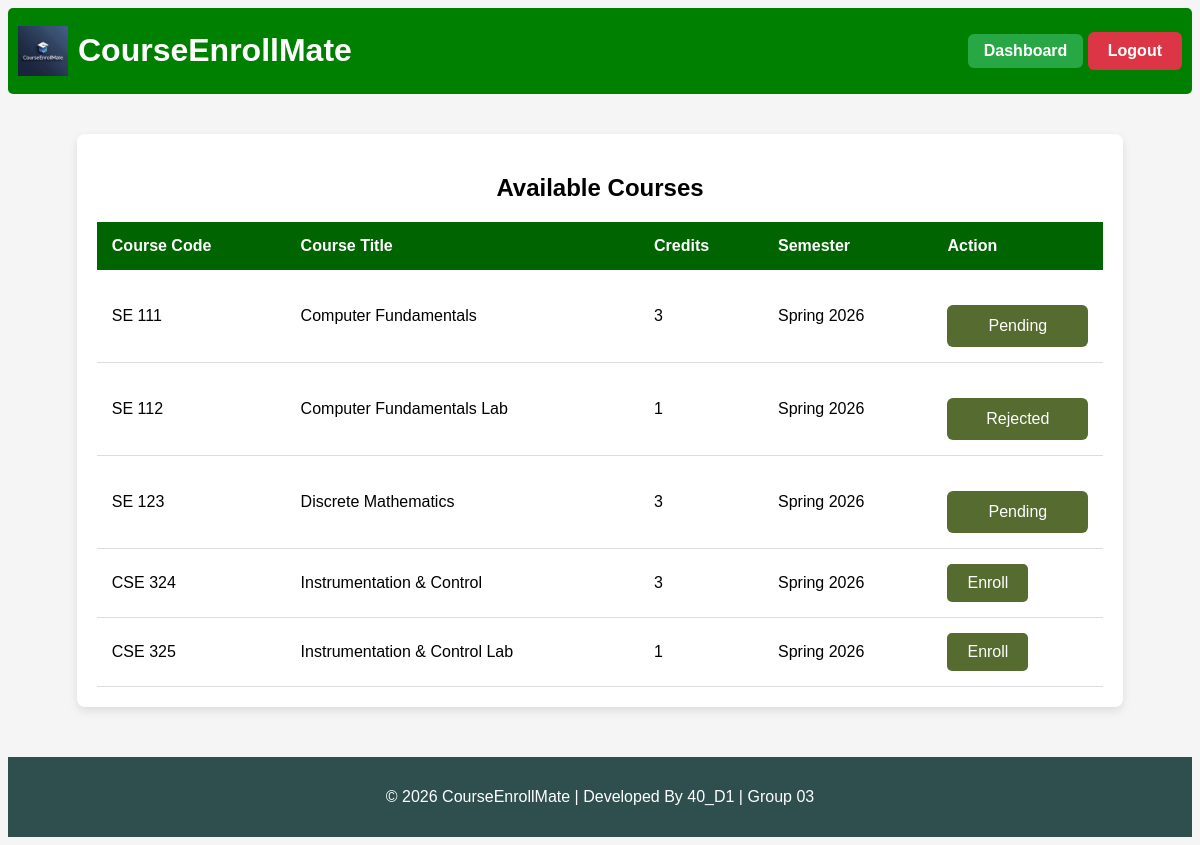
The page /enroll_courses (signed in) on the database as committed earlier.
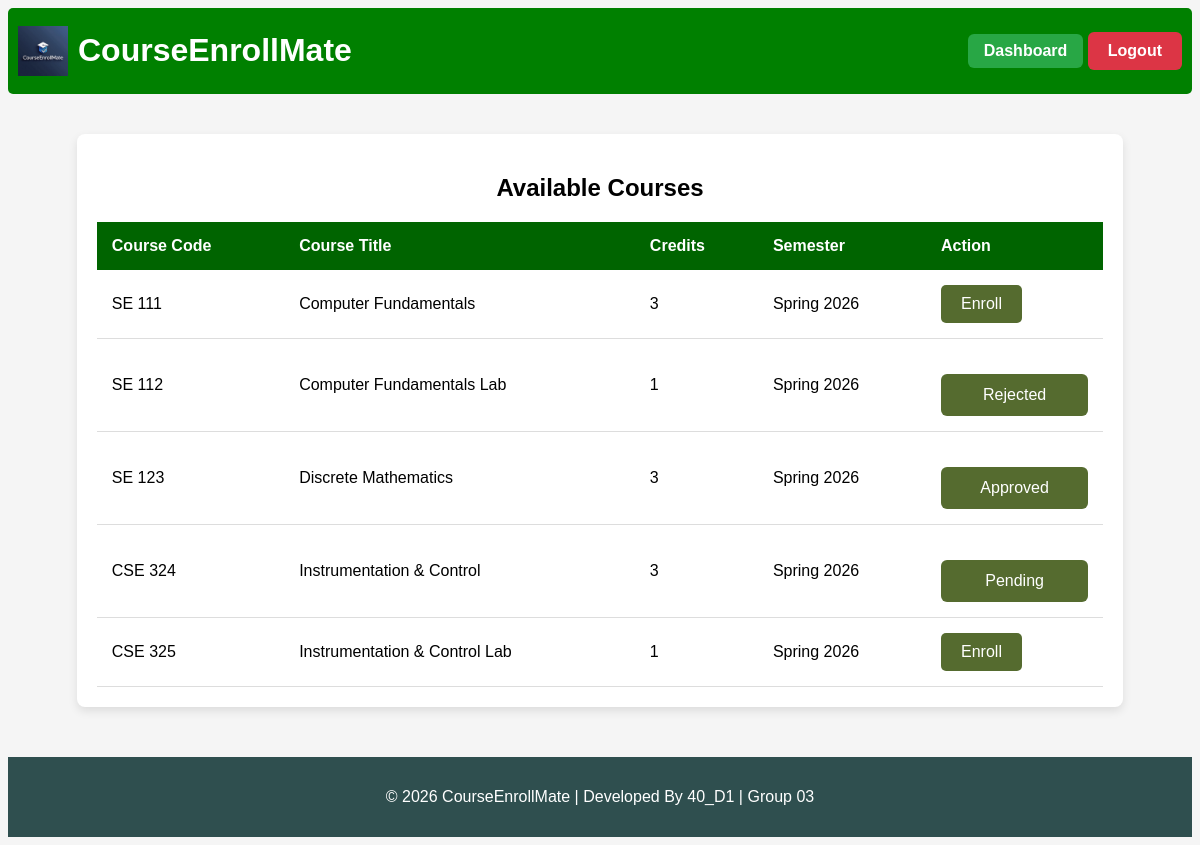
The same page on the database as committed later.
### tables this page shows
CREATE TABLE enrollment_requests (
    id INTEGER PRIMARY KEY AUTOINCREMENT,
    student_id INTEGER NOT NULL,
    offering_id INTEGER NOT NULL,
    request_date TIMESTAMP DEFAULT CURRENT_TIMESTAMP,
    status TEXT CHECK(status IN ('pending','approved','rejected')) DEFAULT 'pending', rejection_reason TEXT,
    FOREIGN KEY (student_id) REFERENCES users(id),
    FOREIGN KEY (offering_id) REFERENCES course_offerings(id)
);

CREATE TABLE courses (
    id INTEGER PRIMARY KEY AUTOINCREMENT,
    course_code TEXT UNIQUE NOT NULL,
    course_title TEXT NOT NULL,
    course_description TEXT,
    credit_hours INTEGER NOT NULL,
    created_at TIMESTAMP DEFAULT CURRENT_TIMESTAMP
);

CREATE TABLE semesters (
    id INTEGER PRIMARY KEY AUTOINCREMENT,
    semester_name TEXT NOT NULL,
    start_date TEXT,
    end_date TEXT,
    status TEXT CHECK(status IN ('active','inactive')) DEFAULT 'inactive'
);

### app.py (the view)
@app.route("/enroll_courses")
@login_required
@role_required("student")
def enroll_courses():
    student_id = session["user_id"]
    conn = get_db_connection()
    courses = conn.execute("""
        SELECT
            co.id AS offering_id,
            co.semester_id,
            c.course_code,
            c.course_title,
            c.credit_hours,
            s.semester_name,
            er.status AS enrollment_status
        FROM course_offerings co
        JOIN courses c ON co.course_id = c.id
        JOIN semesters s ON co.semester_id = s.id
        LEFT JOIN enrollment_requests er
            ON er.offering_id = co.id AND er.student_id = ?
        WHERE s.status = 'active'
    """, (student_id,)).fetchall()
    course_list = []
    for c in courses:
        deadline = conn.execute("""
            SELECT deadline_date
            FROM enrollment_deadline
            WHERE semester_id = ?
        """, (c["semester_id"],)).fetchone()
        if deadline and date.today() > date.fromisoformat(deadline["deadline_date"]):
            deadline_passed = True
        else:
            deadline_passed = False
        course_list.append({
            "offering_id": c["offering_id"],
            "course_code": c["course_code"],
            "course_title": c["course_title"],
            "credit_hours": c["credit_hours"],
            "semester_name": c["semester_name"],
            "enrollment_status": c["enrollment_status"],
            "deadline_passed": deadline_passed
        })
    conn.close()
    return render_template("enroll_courses.html", courses=course_list)

### app.py (called while the page is built)
def get_db_connection():
    conn = sqlite3.connect("courseenrollmate.db")
    conn.row_factory = sqlite3.Row
    conn.execute("PRAGMA foreign_keys = ON")
    return conn

### helper.py (called while the page is built)
def login_required(f):
    @wraps(f)
    def decorated_function(*args, **kwargs):
        if "username" not in session:
            return redirect("/login")
        return f(*args, **kwargs)
    return decorated_function

def role_required(role):
    def decorator(f):
        @wraps(f)
        def decorated_function(*args, **kwargs):
            if session.get("role") != role:
                return "403 Forbidden: Unauthorized access"
            return f(*args, **kwargs)
        return decorated_function
    return decorator

### templates/enroll_courses.html (shortened to what this page needs)
{% extends "base.html" %}
{% block body %}
<div class="table-container">
    <h2>Available Courses</h2>
    <table>
        <thead>
            <tr>
                <th>Course Code</th>
                <th>Course Title</th>
                <th>Credits</th>
                <th>Semester</th>
                <th>Action</th>
            </tr>
        </thead>
        <tbody>
        {% for course in courses %}
            <tr>
                <td>{{ course.course_code }}</td>
                <td>{{ course.course_title }}</td>
                <td>{{ course.credit_hours }}</td>
                <td>{{ course.semester_name }}</td>
                <td>
    {% if course.enrollment_status %}
                    <button class="disabled-btn" disabled>
                    {{ course.enrollment_status|capitalize }}
                    </button>
    {% elif course.deadline_passed %}
                    <button class="disabled-btn" disabled>
                     Deadline Passed
                    </button>
    {% else %}
        <a href="/request_enrollment/{{ course.offering_id }}" class="enroll-btn">
            Enroll
        </a>
    {% endif %}
</td>
            </tr>
        {% endfor %}
        </tbody>
    </table>
</div>
{% endblock %}

Rows that differ between the two databases and show on the page:
removed enrollment_requests: course_code "SE 111", course_title "Computer Fundamentals", credit_hours "3", semester_name "Spring 2026", enrollment_status "Pending"
no longer on this page (row unchanged): courses: course_code "CSE 324", course_title "Instrumentation & Control", credit_hours "3", semester_name "Spring 2026"
now on this page (row unchanged): courses: course_code "SE 111", course_title "Computer Fundamentals", credit_hours "3", semester_name "Spring 2026"
changed enrollment_requests "SE 123": enrollment_status "Pending" → "Approved"
added enrollment_requests: course_code "CSE 324", course_title "Instrumentation & Control", credit_hours "3", semester_name "Spring 2026", enrollment_status "Pending"
